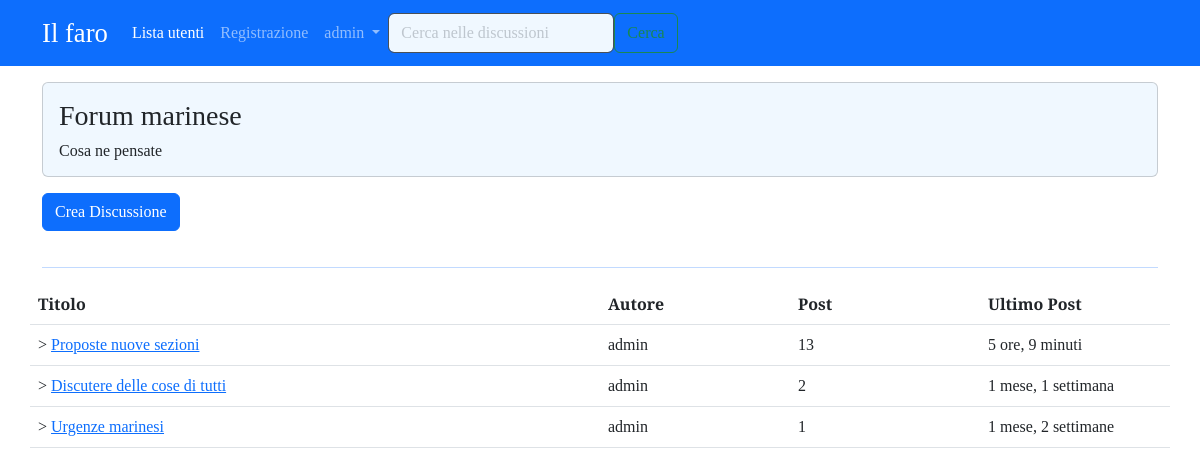
Page /forum/sezione/1/ (signed in) on the committed database.
### forum/models.py (models this page shows, shortened)
class Sezione (models.Model):
    nome_sezione = models.CharField(max_length=80)
    descrizione = models.CharField(max_length=150, blank=True, null=True)
    logosezione = models.ImageField(blank=True, null=True)
    class Meta:
        verbose_name ="Sezione"
        verbose_name_plural ="Sezioni"

class Discussione (models.Model):
    titolo=models.CharField(max_length=150)
    data_creazione= models.DateTimeField(auto_now_add=True)
    autore_discussione= models.ForeignKey(User, on_delete=models.CASCADE, related_name="discussioni")
    sezione_appartenenza =  models.ForeignKey (Sezione, on_delete=models.CASCADE)
    class Meta:
        verbose_name ="Discussione"
        verbose_name_plural ="Discussioni"
    def get_absolute_url(self):
        return reverse ("visualizza_discussione", kwargs={"pk": self.pk})

class Post(models.Model):
        autore_post= models.ForeignKey(User, on_delete=models.CASCADE, related_name="posts")
        contenuto=models.TextField()
        data_creazione= models.DateTimeField(auto_now_add=True)
        discussione= models.ForeignKey(Discussione, on_delete=models.CASCADE)
        inserisci_immagine = models.ImageField(null=True, blank=True, upload_to="images/")
        class Meta:
            verbose_name ="Post"
            verbose_name_plural ="Posts"

### forum/views.py (the view)
# urls.py: path("sezione/<int:pk>/", views.visualizza_sezione, name ="sezione_view"),
def visualizza_sezione (request, pk):
    sezione = get_object_or_404(Sezione, pk=pk)
    discussioni_sezione= Discussione.objects.filter(sezione_appartenenza=sezione).order_by("-data_creazione")
    context={"sezione":sezione, "discussioni":discussioni_sezione}
    return render (request, "forum/singola_sezione.html", context)

### forum/templates/forum/singola_sezione.html (shortened to what this page needs)
{% extends 'base.html' %}
{%block content%}
<div class="card my-3 px-3 py-3" style="background-color: aliceblue">
        <h3 class="">{{sezione.nome_sezione}}</h3>
        <h6 class="card-text">{{sezione.descrizione}}</h6>
    </div>
<div class="card-body">
    <a class="btn btn-primary" style="margin-bottom: 20px;" href="{% url 'crea_discussione' pk=sezione.pk %}">Crea Discussione</a>
    <table class="table mt-3">
        <thead>
            <tr class="row">
                <th class="col-lg-6 col-4">Titolo</th>
                <th class="col-lg-2 col-3">Autore</th>
                <th class="col-lg-2 col-2">Post</th>
                <th class="col-lg-2 col-3">Ultimo Post</th><hr class="border-primary">
            </tr>
        </thead>
        <tbody>
            <tr class="row">
              {% for discussione in discussioni %}
                <td class="col-lg-6 col-4">
                    >
                  <a href="{{ discussione.get_absolute_url }}">{{discussione.titolo}}</a>
                </td>
                <td class="col-lg-2 col-3">
                  {{discussione.autore_discussione}}
                </td>
                <td class="col-lg-2 col-2">{{discussione.post_set.count}}</td>
                <td class="col-lg-2 col-3">{{ discussione.post_set.last.data_creazione|timesince }}</td>
              {% endfor %}
            </tr>
          </tbody>
    </table>
</div>
{% endblock content %}

### templates/base.html (shortened to what this page needs)
{% load static %}
<!doctype html>
<html lang="it">
  <head>
    <link href="https://cdn.jsdelivr.net/npm/bootstrap@5.3.0-alpha3/dist/css/bootstrap.min.css" rel="stylesheet">
    <link rel="stylesheet" href="path/to/font-awesome/css/font-awesome.min.css">
    <link rel="stylesheet" href="{% static 'css/agora.css' %}">
  </head>
  <body>
    <nav class="navbar navbar-expand-lg bg-primary" data-bs-theme="dark">
      <div class="container">
        <a class="navbar-brand" style="font-size: 20pt;" href="{% url 'homepage' %}">Il faro</a>
        <div class="collapse navbar-collapse" id="navbarSupportedContent">
          <ul class="navbar-nav me-auto mb-2 mb-lg-0">
            <li class="nav-item">
              <a class="nav-link active" aria-current="page" href="{% url 'user_list' %}">Lista utenti</a>
            </li>
            <li class="nav-item">
              <a class="nav-link" href="{% url 'registrazione' %}">Registrazione</a>
            </li>
            {% if request.user.is_authenticated %}
            <li class="nav-item dropdown">
              <a class="nav-link dropdown-toggle" href="#" role="button" data-bs-toggle="dropdown" aria-expanded="false">
                {{ request.user.username }}
              </a>
            </li>
           {% else %}
          <li class="nav-item">
            <a class="nav-link" href="{%url 'login'%}">Login</a>
          </li>
          </ul>
          {% endif %}
          <form class="d-flex" action="{% url 'funzione_cerca' %}" >
            <input name="q" class="form-control mr-sm-2" style=  "background-color: aliceblue;" type="search" placeholder="Cerca nelle discussioni" aria-label="Search">
            <button class="btn btn-outline-success my-2 my-sm-0" type="submit">Cerca</button>
          </form>
        </div>
      </div>
    </nav>
    <div class="container">
   {% block content %}
   {% endblock %}
    </div>
  </body>
</html>

### static-storage/css/agora.css (style rules this page uses)
body { font-family: 'Slabo 27px', serif; }

### rows in the picture
Sezione: nome_sezione "Forum marinese", descrizione "Cosa ne pensate"
Discussione: titolo "Proposte nuove sezioni", autore_discussione "admin", post_set.count "13", post_set.last.data_creazione "5 ore, 9 minuti"
Discussione: titolo "Discutere delle cose di tutti", autore_discussione "admin", post_set.count "2", post_set.last.data_creazione "1 mese, 1 settimana"
Discussione: titolo "Urgenze marinesi", autore_discussione "admin", post_set.count "1", post_set.last.data_creazione "1 mese, 2 settimane"

### other values in the picture
{{ request.user.username }} "admin"
